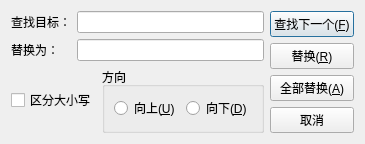
<?xml version="1.0" encoding="UTF-8"?>
<ui version="4.0">
 <class>ReplaceDialog</class>
 <widget class="QDialog" name="ReplaceDialog">
  <property name="geometry">
   <rect>
    <x>0</x>
    <y>0</y>
    <width>365</width>
    <height>132</height>
   </rect>
  </property>
  <property name="sizePolicy">
   <sizepolicy hsizetype="Preferred" vsizetype="Preferred">
    <horstretch>0</horstretch>
    <verstretch>0</verstretch>
   </sizepolicy>
  </property>
  <property name="minimumSize">
   <size>
    <width>0</width>
    <height>0</height>
   </size>
  </property>
  <property name="maximumSize">
   <size>
    <width>365</width>
    <height>132</height>
   </size>
  </property>
  <property name="windowTitle">
   <string>替换</string>
  </property>
  <layout class="QHBoxLayout" name="horizontalLayout_7">
   <item>
    <layout class="QHBoxLayout" name="horizontalLayout_5">
     <item>
      <layout class="QVBoxLayout" name="verticalLayout_2">
       <item>
        <layout class="QHBoxLayout" name="horizontalLayout">
         <item>
          <widget class="QLabel" name="label">
           <property name="sizePolicy">
            <sizepolicy hsizetype="Fixed" vsizetype="Preferred">
             <horstretch>0</horstretch>
             <verstretch>0</verstretch>
            </sizepolicy>
           </property>
           <property name="minimumSize">
            <size>
             <width>60</width>
             <height>0</height>
            </size>
           </property>
           <property name="text">
            <string>查找目标：</string>
           </property>
          </widget>
         </item>
         <item>
          <widget class="QLineEdit" name="searchText"/>
         </item>
        </layout>
       </item>
       <item>
        <layout class="QHBoxLayout" name="horizontalLayout_6">
         <item>
          <widget class="QLabel" name="label_2">
           <property name="sizePolicy">
            <sizepolicy hsizetype="Fixed" vsizetype="Preferred">
             <horstretch>0</horstretch>
             <verstretch>0</verstretch>
            </sizepolicy>
           </property>
           <property name="minimumSize">
            <size>
             <width>60</width>
             <height>0</height>
            </size>
           </property>
           <property name="text">
            <string>替换为：</string>
           </property>
          </widget>
         </item>
         <item>
          <widget class="QLineEdit" name="replaceText"/>
         </item>
        </layout>
       </item>
       <item>
        <layout class="QHBoxLayout" name="horizontalLayout_4">
         <item>
          <widget class="QCheckBox" name="cbCaseSensitive">
           <property name="text">
            <string>区分大小写</string>
           </property>
          </widget>
         </item>
         <item>
          <widget class="QGroupBox" name="groupBox">
           <property name="title">
            <string>方向</string>
           </property>
           <layout class="QHBoxLayout" name="horizontalLayout_3">
            <item>
             <layout class="QHBoxLayout" name="horizontalLayout_2">
              <item>
               <widget class="QRadioButton" name="rbUp">
                <property name="text">
                 <string>向上(&amp;U)</string>
                </property>
               </widget>
              </item>
              <item>
               <widget class="QRadioButton" name="rbDown">
                <property name="text">
                 <string>向下(&amp;D)</string>
                </property>
               </widget>
              </item>
             </layout>
            </item>
           </layout>
          </widget>
         </item>
        </layout>
       </item>
      </layout>
     </item>
     <item>
      <layout class="QVBoxLayout" name="verticalLayout">
       <item>
        <widget class="QPushButton" name="btFindNext">
         <property name="text">
          <string>查找下一个(&amp;F)</string>
         </property>
        </widget>
       </item>
       <item>
        <widget class="QPushButton" name="btReplace">
         <property name="text">
          <string>替换(&amp;R)</string>
         </property>
        </widget>
       </item>
       <item>
        <widget class="QPushButton" name="btReplaceAll">
         <property name="text">
          <string>全部替换(&amp;A)</string>
         </property>
        </widget>
       </item>
       <item>
        <widget class="QPushButton" name="btCancel">
         <property name="text">
          <string>取消</string>
         </property>
        </widget>
       </item>
      </layout>
     </item>
    </layout>
   </item>
  </layout>
 </widget>
 <resources/>
 <connections/>
</ui>
